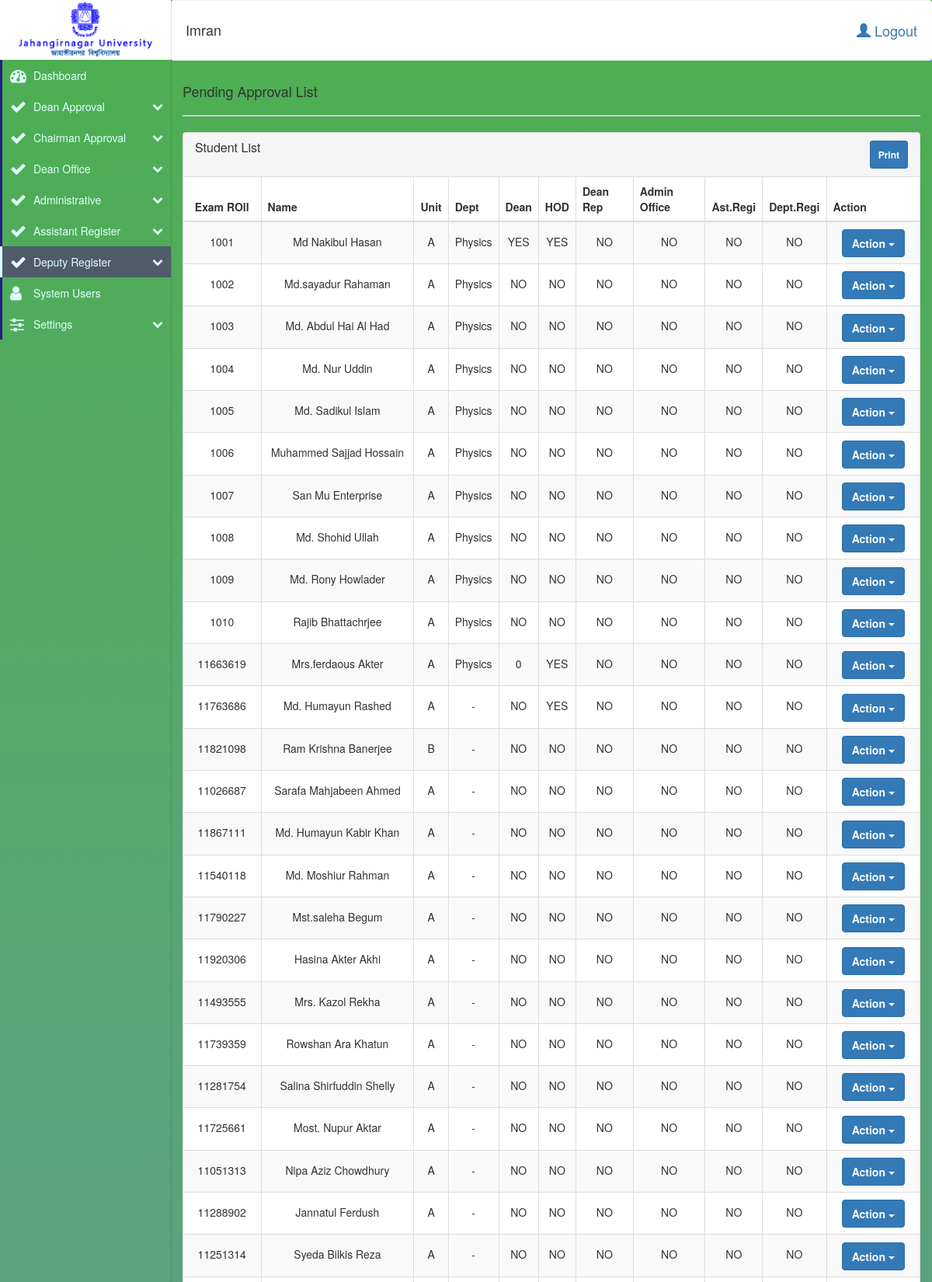
/admin/regi-approval-list.php (signed in, upper part), run on the app's committed database.
### tables this page shows
CREATE TABLE `student_info` (
  `id` int(10) UNSIGNED NOT NULL,
  `exam_roll` int(10) UNSIGNED NOT NULL,
  `year` varchar(16) NOT NULL,
  `full_name` varchar(45) NOT NULL,
  `full_name_bn` varchar(45) DEFAULT NULL,
  `nick_name` varchar(40) DEFAULT NULL,
  `f_name` varchar(45) NOT NULL,
  `f_name_bn` varchar(164) DEFAULT NULL,
  `m_name` varchar(45) NOT NULL,
  `m_name_bn` varchar(45) DEFAULT NULL,
  `date_of_birth` date NOT NULL,
  `gender` int(11) DEFAULT NULL,
  `religion` varchar(20) DEFAULT NULL,
  `nationality` varchar(20) DEFAULT NULL,
  `s_mobile` varchar(20) DEFAULT NULL,
  `g_name_address_without_parent` varchar(255) NOT NULL,
  `guardian_name` varchar(45) DEFAULT NULL,
  `guardian_name_bn` varchar(45) DEFAULT NULL,
  `g_occupation` varchar(45) DEFAULT NULL,
  `g_address` varchar(255) DEFAULT NULL,
  `g_mobile` varchar(45) DEFAULT NULL,
  `g_monthly_income` int(10) UNSIGNED DEFAULT NULL,
  `local_guardian_name` varchar(128) DEFAULT NULL,
  `local_guardian_address` varchar(255) DEFAULT NULL,
  `permanent_house` varchar(45) DEFAULT NULL,
  `permanent_vill` varchar(45) DEFAULT NULL,
  `permanent_post` varchar(45) DEFAULT NULL,
  `permanent_police_s` varchar(45) DEFAULT NULL,
  `permanent_dist` varchar(45) DEFAULT NULL,
  `permanent_country` varchar(45) DEFAULT NULL,
  `present_house` varchar(45) DEFAULT NULL,
  `present_vill` varchar(45) DEFAULT NULL,
  `present_post` varchar(45) DEFAULT NULL,
  `present_police_s` varchar(45) DEFAULT NULL,
  `present_dist` varchar(45) DEFAULT NULL,
  `present_country` varchar(45) NOT NULL DEFAULT 'Bangladesh',
  `ssc_exam_center` varchar(255) DEFAULT NULL,
  `hsc_exam_center` varchar(255) DEFAULT NULL,
  `study_gap_cause` varchar(255) DEFAULT NULL,
  `admitted_institution` varchar(255) DEFAULT NULL,
  `admitted_department` varchar(255) DEFAULT NULL,
  `admitted_year` int(4) DEFAULT NULL,
  `admitted_institution_addres` varchar(255) DEFAULT NULL,
  `previous_ju_department` varchar(100) DEFAULT NULL,
  `previous_ju_year` int(9) DEFAULT NULL,
  `previous_ju_hall` varchar(100) DEFAULT NULL,
  `dean_approv` varchar(20) DEFAULT NULL,
  `dean_approv_by` varchar(64) DEFAULT NULL,
  `hod_approv` varchar(20) DEFAULT NULL,
  `hod_approv_by` varchar(64) DEFAULT NULL,
  `dr_approv` varchar(20) DEFAULT NULL,
  `dr_approv_by` int(5) DEFAULT NULL,
  `admin_off_approv` varchar(20) DEFAULT NULL,
  `admin_off_approv_by` int(5) DEFAULT NULL,
  `assistant_register_approv` varchar(20) DEFAULT NULL,
  `assistant_register_approv_by` int(10) DEFAULT NULL,
  `deputy_registrar_approv` varchar(20) DEFAULT NULL,
  `deputy_registrar_approv_by` int(11) DEFAULT NULL,
  `class_roll` varchar(8) DEFAULT NULL,
  `admission_status` tinyint(2) NOT NULL DEFAULT '0',
  `photo` varchar(255) DEFAULT NULL,
  `sign` varchar(255) DEFAULT NULL,
  `updated_at` timestamp NULL DEFAULT NULL
);

CREATE TABLE `admission_result` (
  `id` int(11) NOT NULL,
  `unit` varchar(1) DEFAULT NULL,
  `exam_roll` int(11) NOT NULL,
  `gendar` int(10) UNSIGNED NOT NULL,
  `merit_position` int(11) NOT NULL,
  `ssc_gpa` double NOT NULL,
  `hsc_gpa` double NOT NULL,
  `test_score` double NOT NULL,
  `total_score` double NOT NULL,
  `viva` double DEFAULT NULL,
  `year` int(4) UNSIGNED NOT NULL
);

CREATE TABLE `subject_allocation` (
  `id` int(11) NOT NULL,
  `unit` varchar(1) DEFAULT NULL,
  `exam_roll` int(11) NOT NULL,
  `department` varchar(255) NOT NULL,
  `is_active` tinyint(1) NOT NULL DEFAULT '1',
  `process_no` int(11) NOT NULL,
  `create_on` datetime NOT NULL
);

### admin/get-data.php (called while the page is built, shortened)
<?php
require_once('config/dbconfig.php');
function getAdminPendingRequest(){
    global $conn;
    $admin_role= $_SESSION['admin_role'];
    if($admin_role == 'admin'){
        $data = [];
        $query = "SELECT student_info.*,academic_info.ssc_roll,admission_result.unit,admission_result.merit_position,admission_result.test_score,admission_result.total_score,admission_result.year,subject_allocation.department FROm student_info LEFT JOIN academic_info on student_info.exam_roll=academic_info.exam_roll LEFT JOIN admission_result on student_info.exam_roll=admission_result.exam_roll LEFT JOIN subject_allocation on student_info.exam_roll=subject_allocation.exam_roll";
        if ( $result = mysqli_query($conn, $query) ){
            while($row = mysqli_fetch_assoc($result)) {
                array_push($data, $row);
            }
        }
        return $data;
    }
}
?>

### admin/regi-approval-list.php (the view, shortened to what this page needs)
<?php
require_once 'get-data.php';
$students = getAdminPendingRequest();
?>
<?php include_once 'templates/header.php'; ?>
<div class="col-lg-12">
    <h4>Pending Approval List</h4>
    <hr>
    <div class="panel panel-default panel-table">
        <div class="panel-heading">
            <div class="row">
                <div class="col col-xs-6">
                    <h4 class="panel-title">Student List</h4>
                </div>
                <div class="col col-xs-6 text-right">
                    <button type="button" onClick="window.print()" class="btn btn-sm btn-primary btn-create">Print</button>
                </div>
            </div>
        </div>
        <div class="panel-body">
        <table class="table table-striped table-bordered table-list">
                <thead>
                    <tr>
                        <th>Exam ROll</th>
                        <th>Name</th>
                        <th>Unit</th>
                        <th>Dept</th>
                        <th>Dean</th>
                        <th>HOD</th>
                        <th>Dean Rep</th>
                        <th>Admin Office</th>
                        <th>Ast.Regi</th>
                        <th>Dept.Regi</th>
                        <th style="width:120px">Action</th>
                    </tr>
                </thead>
                <tbody>
                <?php
						if( !empty( $students ) ){
							foreach ($students as $value) {
					?>
                <tr>
                        <td><?= isset($value['exam_roll']) ? $value['exam_roll'] : '-' ?></td>
                        <td><?= isset($value['full_name']) ? $value['full_name'] : '-' ?></td>
                        <td><?= isset($value['unit']) ? $value['unit'] : '-' ?></td>
                        <td><?= isset($value['department']) ? $value['department'] : '-' ?></td>
                        <td><?= isset($value['dean_approv']) ? $value['dean_approv'] : 'NO' ?></td>
                        <td><?= isset($value['hod_approv']) ? $value['hod_approv'] : 'NO' ?></td>
                        <td><?= isset($value['dr_approv']) ? $value['dr_approv'] : 'NO' ?></td>
                        <td><?= isset($value['admin_off_approv']) ? $value['admin_off_approv'] : 'NO' ?></td>
                        <td><?= isset($value['assistant_register_approv']) ? $value['assistant_register_approv'] : 'NO' ?></td>
                        <td><?= isset($value['deputy_registrar_approv']) ? $value['deputy_registrar_approv'] : 'NO' ?></td>
                        <td>
                        <div class="dropdown">
                            <button class="btn btn-primary dropdown-toggle" type="button" data-toggle="dropdown">Action
                            <span class="caret"></span></button>
                        </div>
                        </td>
                    </tr>
                    <?php } } else { ?>
					<tr colspan="9">
						<td>No Pending request Found</td>
					</tr>
					<?php } ?>
                </tbody>
            </table>
        </div>
    </div>
</div>
<?php include_once 'templates/footer.php'; ?>

### admin/css/style.css (style rules this page uses)
hr { border-top: 2px solid #c2ced4 !important; }
.panel-table .panel-body .table-list>tbody>tr>td { text-align: center!important; }
body { margin: 0px; padding: 0px; background-color: #ebedef; }
.panel-table .panel-body { padding: 0; }
.panel-table .panel-body .table-bordered { border-style: none; margin: 0; }
.panel-table .panel-body .table-bordered>thead>tr>th:first-of-type { text-align: center; width: 100px; }
.panel-table .panel-body .table-bordered>thead>tr>th:last-of-type, .panel-table .panel-body .table-bordered>tbody>tr>td:last-of-type { border-right: 0px; }
.panel-table .panel-body .table-bordered>thead>tr>th:first-of-type, .panel-table .panel-body .table-bordered>tbody>tr>td:first-of-type { border-left: 0px; }
.panel-table .panel-body .table-bordered>tbody>tr:first-of-type>td { border-bottom: 0px; }
.panel-table .panel-body .table-bordered>thead>tr:first-of-type>th { border-top: 0px; }
.panel-table .panel-body .table-bordered>tbody>tr>td { line-height: 34px; }

### admin/css/login.css (style rules this page uses)
body, html { background-repeat: no-repeat; background-image: linear-gradient(#4CAF50, rgb(134, 126, 249)); }
.btn { font-weight: 700; height: 36px; -moz-user-select: none; -webkit-user-select: none; user-select: none; cursor: default; }

### data on the page
student_info: exam_roll "1001", full_name "Md Nakibul Hasan", admission_result.unit "A", subject_allocation.department "Physics", dean_approv "YES", hod_approv "YES", shows "NO"
student_info: exam_roll "1002", full_name "Md.sayadur Rahaman", admission_result.unit "A", subject_allocation.department "Physics", shows "NO"
student_info: exam_roll "1003", full_name "Md. Abdul Hai Al Had", admission_result.unit "A", subject_allocation.department "Physics", shows "NO"
student_info: exam_roll "1004", full_name "Md. Nur Uddin", admission_result.unit "A", subject_allocation.department "Physics", shows "NO"
student_info: exam_roll "1005", full_name "Md. Sadikul Islam", admission_result.unit "A", subject_allocation.department "Physics", shows "NO"
student_info: exam_roll "1006", full_name "Muhammed Sajjad Hossain", admission_result.unit "A", subject_allocation.department "Physics", shows "NO"
student_info: exam_roll "1007", full_name "San Mu Enterprise", admission_result.unit "A", subject_allocation.department "Physics", shows "NO"
student_info: exam_roll "1008", full_name "Md. Shohid Ullah", admission_result.unit "A", subject_allocation.department "Physics", shows "NO"
student_info: exam_roll "1009", full_name "Md. Rony Howlader", admission_result.unit "A", subject_allocation.department "Physics", shows "NO"
student_info: exam_roll "1010", full_name "Rajib Bhattachrjee", admission_result.unit "A", subject_allocation.department "Physics", shows "NO"
student_info: exam_roll "11663619", full_name "Mrs.ferdaous Akter", admission_result.unit "A", subject_allocation.department "Physics", dean_approv "0", hod_approv "YES", shows "NO"
student_info: exam_roll "11763686", full_name "Md. Humayun Rashed", admission_result.unit "A", shows "NO", hod_approv "YES"
student_info: exam_roll "11821098", full_name "Ram Krishna Banerjee", admission_result.unit "B", shows "NO"
student_info: exam_roll "11026687", full_name "Sarafa Mahjabeen Ahmed", admission_result.unit "A", shows "NO"
student_info: exam_roll "11867111", full_name "Md. Humayun Kabir Khan", admission_result.unit "A", shows "NO"
student_info: exam_roll "11540118", full_name "Md. Moshiur Rahman", admission_result.unit "A", shows "NO"
student_info: exam_roll "11790227", full_name "Mst.saleha Begum", admission_result.unit "A", shows "NO"
student_info: exam_roll "11920306", full_name "Hasina Akter Akhi", admission_result.unit "A", shows "NO"
student_info: exam_roll "11493555", full_name "Mrs. Kazol Rekha", admission_result.unit "A", shows "NO"
student_info: exam_roll "11739359", full_name "Rowshan Ara Khatun", admission_result.unit "A", shows "NO"
student_info: exam_roll "11281754", full_name "Salina Shirfuddin Shelly", admission_result.unit "A", shows "NO"
student_info: exam_roll "11725661", full_name "Most. Nupur Aktar", admission_result.unit "A", shows "NO"
student_info: exam_roll "11051313", full_name "Nipa Aziz Chowdhury", admission_result.unit "A", shows "NO"
student_info: exam_roll "11288902", full_name "Jannatul Ferdush", admission_result.unit "A", shows "NO"
student_info: exam_roll "11251314", full_name "Syeda Bilkis Reza", admission_result.unit "A", shows "NO"

### other printed values
$_SESSION['admin_name'] "Imran"
